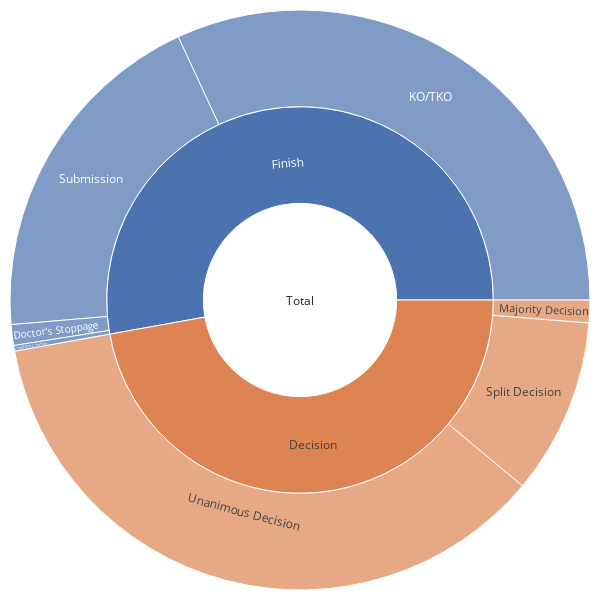

Notebook source saved alongside this figure:
### Code cell
import plotly.express as px

# Define your data
data = {
    'total': ['Total']*7,
    'outcome': ['Decision', 'Decision', 'Decision', 'Finish', 'Finish', 'Finish', 'Finish'],
    'type': ['Split Decision', 'Majority Decision', 'Unanimous Decision', 'KO/TKO', 'Submission', 'Doctor\'s Stoppage', 'Could Not Continue'],
    'value': [0.098161286, 0.012595917, 0.360938179, 0.318951788, 0.194585203, 0.011582453, 0.003185174]
}

# Create a DataFrame
df = pd.DataFrame(data)

# Create the sunburst chart
fig = px.sunburst(df, path=['total', 'outcome', 'type'], values='value',
                  template = 'seaborn',
                  width=600, height=600)

fig.update_layout(
    margin = dict(t=10, l=10, r=10, b=10)
)

# Display the figure
fig.show()

### Figure 1 — Plotly figure (JSON) as saved in the notebook; plotly's stock layout.template omitted (floating-point values rounded to 4 significant figures)
{"data": [{"branchvalues": "total", "domain": {"x": [0, 1], "y": [0, 1]}, "hovertemplate": "labels=%{label}<br>value=%{value}<br>parent=%{parent}<br>id=%{id}<extra></extra>", "ids": ["Total/Finish/Could Not Continue", "Total/Finish/Doctor's Stoppage", "Total/Finish/KO/TKO", "Total/Decision/Majority Decision", "Total/Decision/Split Decision", "Total/Finish/Submission", "Total/Decision/Unanimous Decision", "Total/Decision", "Total/Finish", "Total"], "labels": ["Could Not Continue", "Doctor's Stoppage", "KO/TKO", "Majority Decision", "Split Decision", "Submission", "Unanimous Decision", "Decision", "Finish", "Total"], "name": "", "parents": ["Total/Finish", "Total/Finish", "Total/Finish", "Total/Decision", "Total/Decision", "Total/Finish", "Total/Decision", "Total", "Total", ""], "type": "sunburst", "values": [0.003185, 0.01158, 0.319, 0.0126, 0.09816, 0.1946, 0.3609, 0.4717, 0.5283, 1]}], "layout": {"height": 600, "legend": {"tracegroupgap": 0}, "margin": {"b": 10, "l": 10, "r": 10, "t": 10}, "width": 600}}
